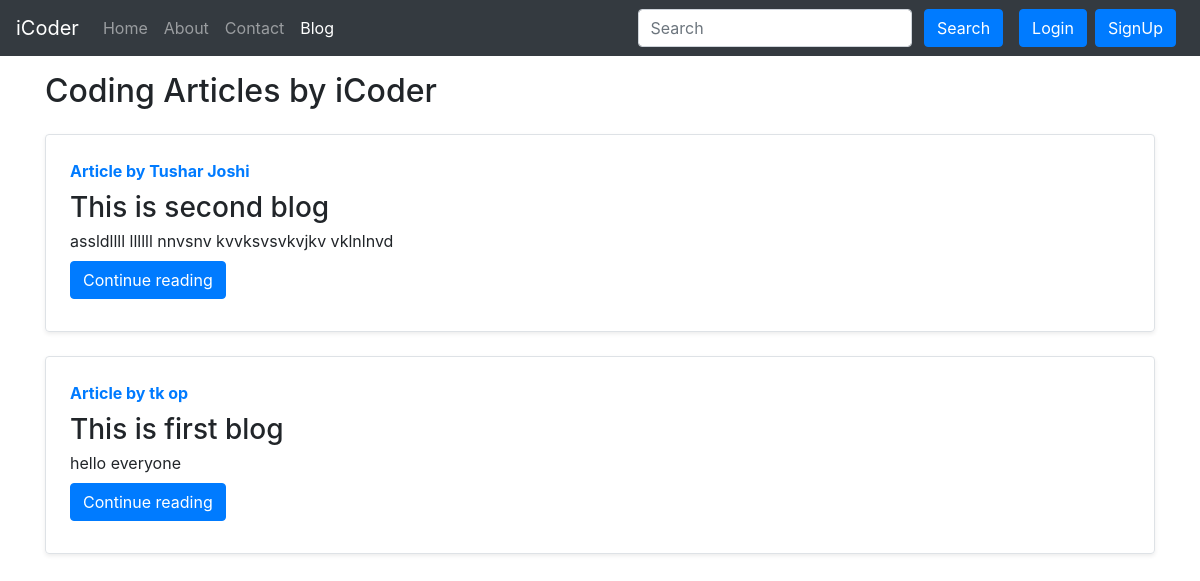
Screenshot of /blog/ with the database file from the repository.
### blog/models.py (models this page shows, shortened)
class Post(models.Model):
    sno=models.AutoField(primary_key=True)
    title=models.CharField(max_length=255)
    author=models.CharField(max_length=14)
    slug=models.CharField(max_length=130)
    timeStamp=models.DateTimeField(blank=True)
    content=models.TextField()

### blog/views.py (the view)
# urls.py: path('', views.blogHome, name="bloghome"),
def blogHome(request):
    allposts=Post.objects.all()
    context={'allposts':allposts}
    return render(request, "blog/bloghome.html",context)

### blog/templates/blog/bloghome.html (shortened to what this page needs)
{% extends 'index.html' %}
{% block blogactive %} active {% endblock blogactive %}
{% block body %}
<div class="container my-3">
<h2>Coding Articles by iCoder</h2></div>
{%for post in allposts%}
<div class="container my-3">
    <div class="row no-gutters border rounded overflow-hidden flex-md-row mb-4 shadow-sm h-md-250 my-4 position-relative">
        <div class="col p-4 d-flex flex-column position-static">
            <strong class="d-inline-block mb-2 text-primary">Article by {{post.author}}</strong>
            <h3 class="mb-0">{{post.title}}</h3>
            <p class="card-text mb-auto">{{post.content | truncatechars:400}}</p>
            <div class="my-2">
            	<a href="/blog/{{post.slug}}" role="button" class="btn btn-primary">Continue reading</a>
            </div>
        </div>
    </div>
</div>
    {% endfor %}
 {% endblock %}

### rows the page displays
Post: author "Tushar Joshi", title "This is second blog", content "assldllll llllll nnvsnv kvvksvsvkvjkv vklnlnvd"
Post: author "tk op", title "This is first blog", content "hello everyone"
